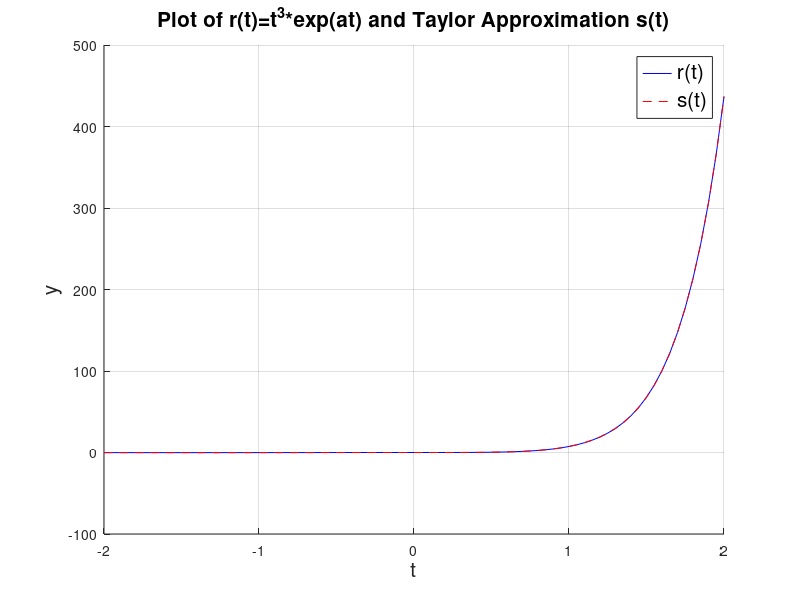
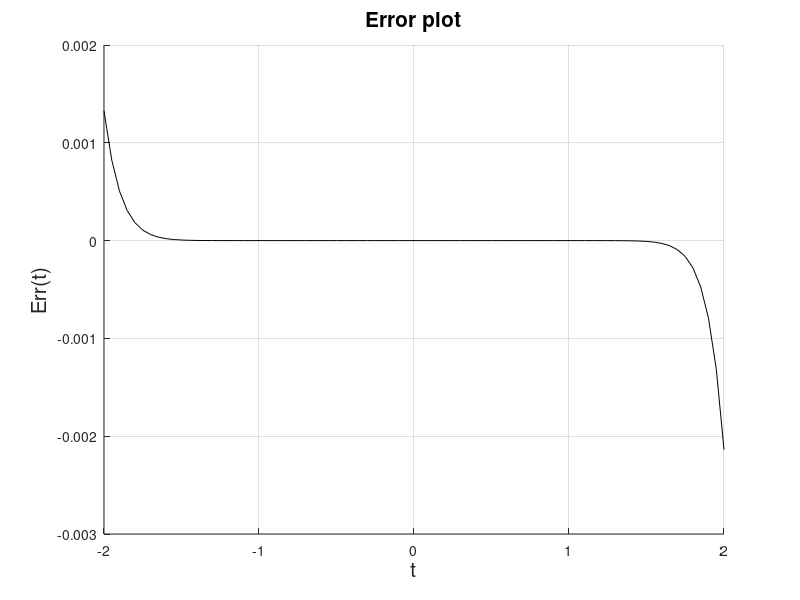

Write MATLAB code to recreate these figures, in order.
%MACM 316 - MatLab Warmup Problem A 
%Taylor Series 
%
%Please Refer to the the 'Matlab Warmup' assignment sheet found on Canvas.
%
%Purpose: The purpose of this problem is to compute a truncated
%       | Taylor Series of the function r(t)=t^3*exp(at). We
%       | will do this by reviewing/learning about inline
%       | functions, for loops, and vector syntax in MatLab.  
%       | We will also see a brief introduction to computing
%       | errors.

% ~~~~~~~~~~ SUBMIT PART ~~~~~~~~~~ %

format long e

% new var
a = 2;
t = [-2:.05:2]; 
r = @(t) t.^3.*exp(a*t);
s=0;

for k = 0:15
    s = s + 1/factorial(k) * ((a * t).^(k));
end 

s = (t.^3) .* s;
Err=s-r(t);

% where to = -1.05 ...
Err0 = Err(20);

%Type your new plot title here
plot_title = 'Plot of r(t)=t^3*exp(at) and Taylor Approximation s(t)';

% ~~~~~~~~~~ END ~~~~~~~~~~ %

%Plotting of results
figure(1)
clf
hold on 
plot(t,r(t),'b')
plot(t,s,'r--')
grid on 
xlabel('t','fontsize',15)
ylabel('y','fontsize',15)
title(plot_title,'fontsize',15)
legend({'r(t)','s(t)'},'fontsize',15)

figure(2)
clf
hold on 
plot(t,Err,'k')
grid on 
xlabel('t','fontsize',15)
ylabel('Err(t)','fontsize',15)
title('Error plot','fontsize',15)